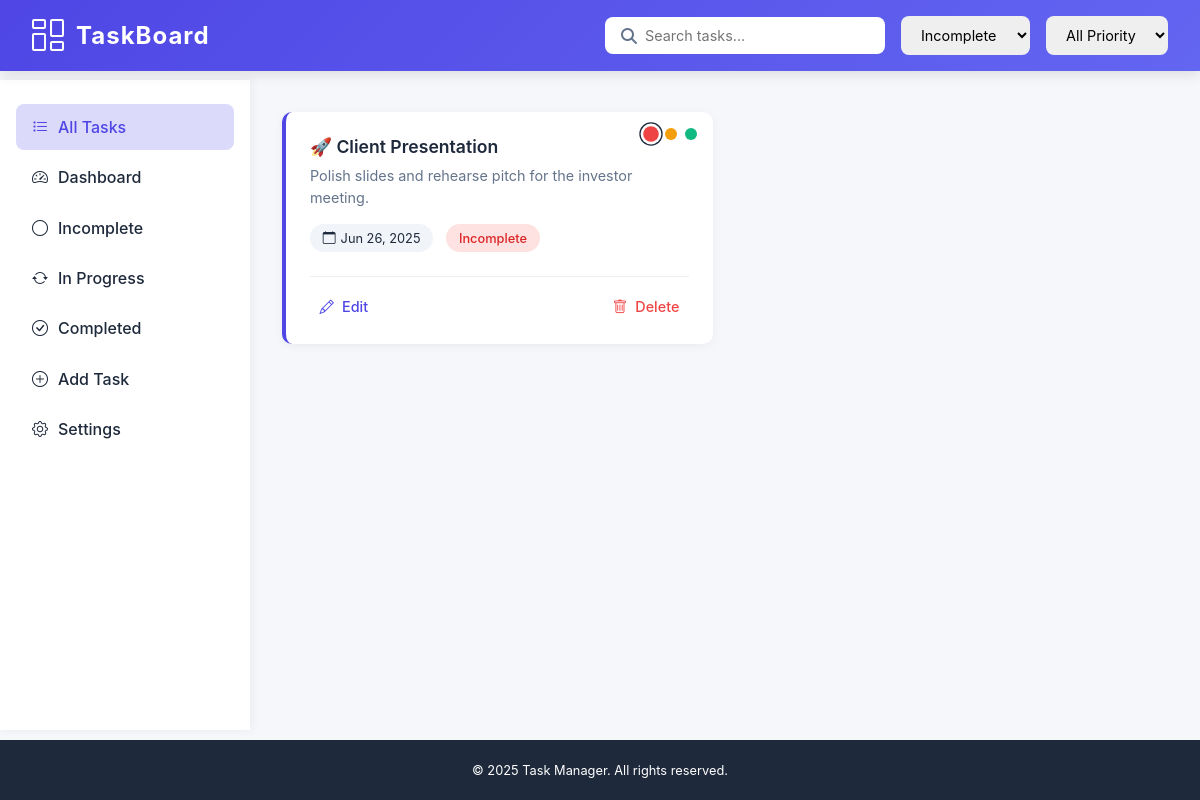
Screenshot of /list/?status=incomplete (signed in) with the database file from the repository.
### app/models.py (models this page shows, shortened)
class Task(models.Model):
    user = models.ForeignKey(User, on_delete=models.CASCADE, null=True, blank=True)  # Link task to user
    title = models.CharField(max_length=255)
    description = models.TextField(blank=True)  # no need for null=True with TextField
    due_date = models.DateField()
    STATUS_CHOICES = [
        ('incomplete', 'Incomplete'),
        ('progressing', 'Progressing'),
        ('completed', 'Completed'),
    ]
    status = models.CharField(max_length=20, choices=STATUS_CHOICES, default='incomplete')
    PRIORITY_CHOICES = [
        ('low', 'Low'),
        ('medium', 'Medium'),
        ('high', 'High'),
    ]
    priority = models.CharField(max_length=20, choices=PRIORITY_CHOICES, default='medium')

### app/views.py (the view)
# urls.py: path('list/', views.task_list, name='task_list'),
def task_list(request):
    status = request.GET.get('status')  # Get the 'status' query parameter
    query = request.GET.get('q')  # Get the 'q' query parameter for search
    tasks = Task.objects.filter(user=request.user)
    if status:
        tasks = tasks.filter(status=status)  # Maintain user filter and add status filter
    if query:
        tasks = tasks.filter(title__icontains=query)  # Maintain all previous filters and add search
    return render(request, 'task_list.html', {'tasks': tasks})

### app/templates/task_list.html (shortened to what this page needs)
{% load static %}
<!DOCTYPE html>
<html lang="en">
<head>
    <link rel="stylesheet" href="https://cdnjs.cloudflare.com/ajax/libs/font-awesome/6.4.0/css/all.min.css">
    <link href="https://cdn.jsdelivr.net/npm/bootstrap-icons@1.10.0/font/bootstrap-icons.css" rel="stylesheet">
</head>
<body>
    <header>
        <div class="logo-container">
            <i class="bi bi-columns-gap logo" style="color: white;"></i>
            <span class="app-name">TaskBoard</span>
        </div>
        <div class="header-controls">
            <form method="get" class="search-container">
                <i class="fas fa-search search-icon"></i>
                <input type="text" name="q" placeholder="Search tasks..." value="{{ request.GET.q }}">
            </form>
            <select name="status" class="filter-select">
                <option value="incomplete" {% if request.GET.status == "incomplete" %}selected{% endif %}>Incomplete</option>
            </select>
            <select name="priority" class="filter-select">
                <option value="">All Priority</option>
            </select>
        </div>
    </header>
    <div class="main-content">
        <div class="sidebar">
            <ul class="sidebar-menu">
                <li class="active">
                    <a href="{% url 'task_list' %}" class="sidebar-link">
                        <i class="bi bi-list-task"></i> All Tasks
                    </a>
                </li>
                <li>
                    <a href="{% url 'dashboard' %}" class="sidebar-link">
                        <i class="bi bi-speedometer2"></i> Dashboard
                    </a>
                </li>
                <li>
                    <a href="{% url 'task_list' %}?status=incomplete" class="sidebar-link">
                        <i class="bi bi-circle"></i> Incomplete
                    </a>
                </li>
                <li>
                    <a href="{% url 'task_list' %}?status=progressing" class="sidebar-link">
                        <i class="bi bi-arrow-repeat"></i> In Progress
                    </a>
                </li>
                <li>
                    <a href="{% url 'task_list' %}?status=completed" class="sidebar-link">
                        <i class="bi bi-check-circle"></i> Completed
                    </a>
                </li>
                <li>
                    <a href="{% url 'add_task' %}" class="sidebar-link">
                        <i class="bi bi-plus-circle"></i> Add Task
                    </a>
                </li>
                <li>
                    <a href="{% url 'settings' %}" class="sidebar-link">
                        <i class="bi bi-gear"></i> Settings
                    </a>
                </li>
            </ul>
        </div>
        <div class="task-container">
            <div class="task-grid">
                {% for task in tasks %}
                <div class="task-card" data-task-id="{{ task.id }}">
                    <div class="priority-buttons">
                        <div class="priority-btn high {% if task.priority == 'high' %}active{% endif %}" title="High Priority"></div>
                        <div class="priority-btn medium {% if task.priority == 'medium' %}active{% endif %}" title="Medium Priority"></div>
                        <div class="priority-btn low {% if task.priority == 'low' %}active{% endif %}" title="Low Priority"></div>
                    </div>
                    <h3 class="task-title">{{ task.title }}</h3>
                    <p class="task-description">{{ task.description|truncatechars:100 }}</p>
                    <div class="task-meta">
                        <span class="task-date">
                            <i class="bi bi-calendar"></i> {{ task.due_date|date:"M d, Y" }}
                        </span>
                        <span class="task-status status-{{ task.status }}">
                            {{ task.get_status_display }}
                        </span>
                    </div>
                    <div class="task-actions">
                        <a href="{% url 'edit_task' task.id %}">
                            <i class="bi bi-pencil"></i> Edit
                        </a>
                        <a href="{% url 'delete_task' task.id %}" class="delete">
                            <i class="bi bi-trash"></i> Delete
                        </a>
                    </div>
                </div>
                {% endfor %}
            </div>
        </div>
    </div>
    <footer>
        <p>&copy; <script>document.write(new Date().getFullYear())</script> Task Manager. All rights reserved.</p>
    </footer>
</body>
</html>

### rows the page displays
Task: title "🚀 Client Presentation", description "Polish slides and rehearse pitch for the investor meeting.", due_date "Jun 26, 2025", status "Incomplete"
